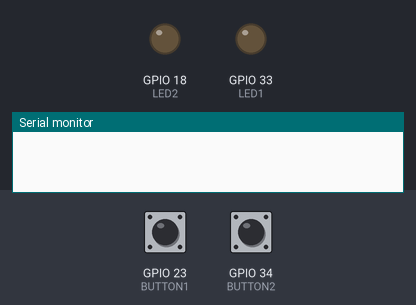
A sketch run on a simulated ESP32. On the bench: output pins drawn as LEDs (lit = HIGH), the last lines printed to the serial monitor. Inputs (shaded band) come from the test bench; at power-on: GPIO 23 (BUTTON1) HIGH, GPIO 34 (BUTTON2) HIGH.

Above: at 1.2 s.
1.3 s: GPIO 23 (BUTTON1) pulled LOW for 0.15 s
At 1.99 s:
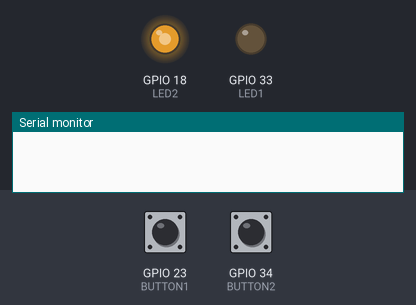
3.8 s: GPIO 34 (BUTTON2) pulled LOW for 0.15 s
At 4.49 s:
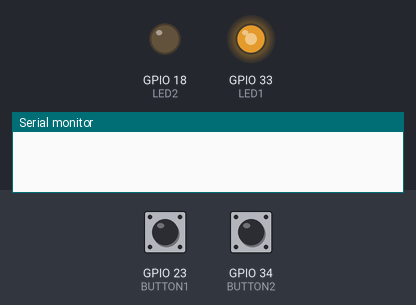
6.3 s: GPIO 23 (BUTTON1) pulled LOW for 1 s
At 6.48 s:
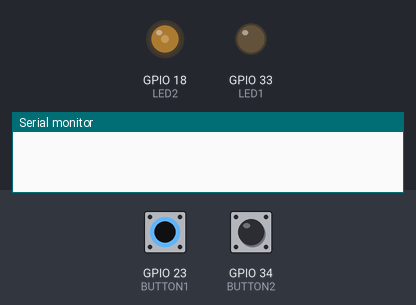
8.8 s: GPIO 23 (BUTTON1) driven LOW and GPIO 34 (BUTTON2) driven LOW
At 10.03 s:
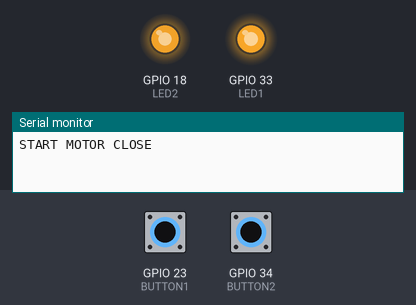
Timing chart, 0 to 12.4 s (numbered marks = the images above; inputs shaded):
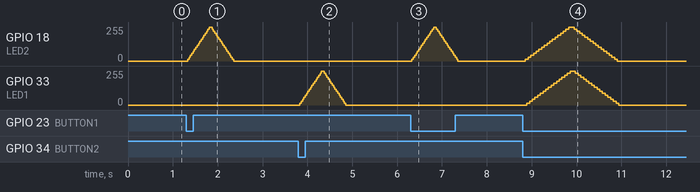

Measured:
- after the input at 1.3 s, GPIO 18 (LED2): rises from 0/255 to 255/255 in 0.48 s, then falls to 0/255 in 0.54 s
- after the input at 3.8 s, GPIO 33 (LED1): rises from 0/255 to 255/255 in 0.48 s, then falls to 0/255 in 0.54 s
- after the input at 6.3 s, GPIO 18 (LED2): rises from 0/255 to 255/255 in 0.48 s, then falls to 0/255 in 0.54 s
- after the input at 8.8 s, GPIO 18 (LED2), GPIO 33 (LED1): rises from 0/255 to 255/255 in 0.96 s, then falls to 0/255 in 1.1 s

The sketch:

LED_Test.ino
```cpp
#define LED1 33
#define LED2 18
#define BUTTON1 23
#define BUTTON2 34

int brightness0 = 0;    // how bright the LED is
int brightness1 = 0;    // how bright the LED is
int fade0Amount = 15;    // how many points to fade the LED by
int fade1Amount = 15;

int btn1Press;
int btn2Press;


int allowButtonTime;

void IRAM_ATTR button1pressed()
{
    btn1Press = 1;
}

void IRAM_ATTR button2pressed()
{
    btn2Press = 1;
}

// the setup routine runs once when you press reset:
void setup() {

  Serial.begin(115200);
  ledcAttachPin(LED1, 1); // assign a led pins to a channel
  ledcAttachPin(LED2, 0); // assign a led pins to a channel

  ledcSetup(0, 5000, 8); // 12 kHz PWM, 8-bit resolution
  ledcSetup(1, 5000, 8); // 12 kHz PWM, 8-bit resolution


  pinMode(BUTTON1,INPUT_PULLUP );
  pinMode(BUTTON2,INPUT_PULLUP );
  pinMode(LED1,OUTPUT);
  pinMode(LED2,OUTPUT);
  attachInterrupt(BUTTON1, button1pressed, FALLING);
  attachInterrupt(BUTTON2, button2pressed, FALLING);

  ledcWrite(0, 0); // turn off LED
  ledcWrite(1, 0); // turn off LED

}


int button1Timer;
int button2Timer;
int waitButton1Timer;
int waitButton2Timer;
bool motorRunning;


void loop() {

  if(btn1Press == 1) {
    //Serial.println("BUTTON 1 PRESS");
    button1Timer = millis();
    waitButton2Timer = millis() + 1000;

    if (millis() < waitButton2Timer && btn2Press == 1 && motorRunning == false) {
      Serial.println("START MOTOR CLOSE");
      motorRunning = true;
      }

    if (brightness0 <= 255 && brightness0 >= 0) {
      ledcWrite(0, brightness0); // set the brightness of the LED
      brightness0 = brightness0 + fade0Amount;
      vTaskDelay(30);
      }

    //Fade instead of turn off
    if (brightness0 > 255) {
      brightness0 = 255;
      fade0Amount = -fade0Amount;
      }

     if (brightness0 < 0){

      brightness0 = 0;
      ledcWrite(0, brightness0);
      btn1Press = 0;
      fade0Amount = 15;
      motorRunning = false;
     }
    }

  if (btn2Press == 1) {
    //Serial.println(" BUTTON 2 PRESS");
    button2Timer = millis();
    waitButton1Timer = millis() + 1000;

    if (millis() < waitButton1Timer && btn1Press == 1 && motorRunning == false ) {
      Serial.println("START MOTOR OPEN");
      motorRunning = true;
      }

    if (brightness1 <= 255 && brightness1 >= 0) {
      ledcWrite(1, brightness1); // set the brightness of the LED
      brightness1 = brightness1 + fade1Amount;
      vTaskDelay(30);
      }

    //Fade instead of turn off
    if (brightness1 > 255) {
      brightness1 = 255;
      fade1Amount = -fade1Amount;
      }

     if (brightness1 < 0){

      brightness1 = 0;
      ledcWrite(1, brightness1);
      btn2Press = 0;
      fade1Amount = 15;
      motorRunning = false;
     }

  }

}
```
